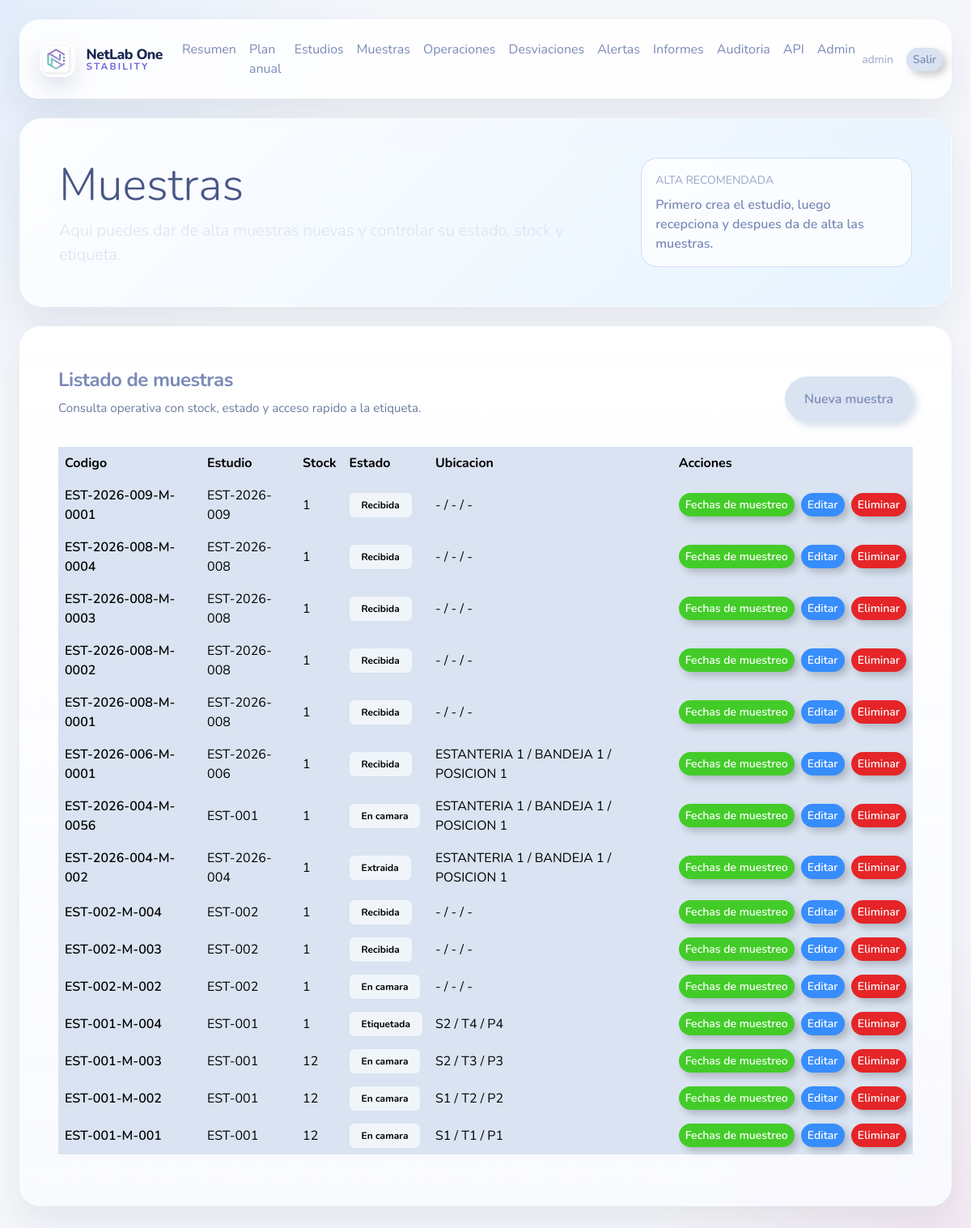
/app/samples/ (signed in), run on the app's committed database.
### users/models.py (models this page shows, shortened)
class User(AbstractUser):
    class UserType(models.TextChoices):
        INTERNAL = 'internal', 'Internal'
        CLIENT = 'client', 'Client'
    class LanguageCode(models.TextChoices):
        ESP = 'ESP', 'Espanol'
        ENG = 'ENG', 'Ingles'
        FRA = 'FRA', 'Frances'
        POR = 'POR', 'Portugues'
        ITA = 'ITA', 'Italiano'
    company_code = models.CharField(max_length=50, blank=True)
    contact_code = models.CharField(max_length=50, blank=True)
    address_code = models.CharField(max_length=50, blank=True)
    language_code = models.CharField(max_length=3, choices=LanguageCode.choices, default=LanguageCode.ESP)
    user_type = models.CharField(max_length=20, choices=UserType.choices, default=UserType.CLIENT)
    is_quality_admin = models.BooleanField(default=False)

### stability/models.py (models this page shows, shortened)
class TimeStampedModel(models.Model):
    created_at = models.DateTimeField(auto_now_add=True)
    updated_at = models.DateTimeField(auto_now=True)
    class Meta:
        abstract = True

class Sample(TimeStampedModel):
    class Status(models.TextChoices):
        RECEIVED = "received", "Recibida"
        LABELLED = "labelled", "Etiquetada"
        IN_CHAMBER = "in_chamber", "En camara"
        EXTRACTED = "extracted", "Extraida"
        ANALYSED = "analysed", "Analizada"
        DESTROYED = "destroyed", "Destruida"
        BLOCKED = "blocked", "Bloqueada"
    study = models.ForeignKey(Study, related_name="samples", on_delete=models.CASCADE)
    reception = models.ForeignKey(SampleReception, related_name="samples", on_delete=models.SET_NULL, null=True, blank=True)
    sampling_point = models.ForeignKey(SamplingPoint, related_name="samples", on_delete=models.SET_NULL, null=True, blank=True)
    chamber = models.ForeignKey(Chamber, related_name="samples", on_delete=models.SET_NULL, null=True, blank=True)
    shelf = models.CharField(max_length=50, blank=True)
    tray = models.CharField(max_length=50, blank=True)
    container = models.CharField(max_length=50, blank=True)
    physical_position = models.CharField(max_length=50, blank=True)
    label_template = models.ForeignKey(
        LabelTemplate,
        related_name="samples",
        on_delete=models.SET_NULL,
        null=True,
        blank=True,
    )
    sample_code = models.CharField(max_length=100, unique=True)
    qr_code = models.CharField(max_length=255, blank=True)
    label_printed_at = models.DateTimeField(null=True, blank=True)
    quantity = models.PositiveIntegerField(default=1)
    current_stock = models.PositiveIntegerField(default=1)
    status = models.CharField(max_length=20, choices=Status.choices, default=Status.RECEIVED)
    received_at = models.DateTimeField(null=True, blank=True)
    placed_in_chamber_at = models.DateTimeField(null=True, blank=True)
    extracted_at = models.DateTimeField(null=True, blank=True)
    class Meta:
        verbose_name = "Muestra"
        verbose_name_plural = "Muestras"

class Study(TimeStampedModel):
    class Status(models.TextChoices):
        DRAFT = "draft", "Borrador"
        ACTIVE = "active", "Activo"
        CLOSED = "closed", "Cerrado"
    code = models.CharField(max_length=50, unique=True)
    title = models.CharField(max_length=255)
    client = models.ForeignKey("Client", related_name="studies", on_delete=models.SET_NULL, null=True, blank=True)
    product = models.ForeignKey(Product, related_name="studies", on_delete=models.PROTECT, null=True, blank=True)
    batch = models.ForeignKey(ProductBatch, related_name="studies", on_delete=models.PROTECT, null=True, blank=True)
    packaging = models.ForeignKey(
        PackagingConfiguration,
        related_name="studies",
        on_delete=models.SET_NULL,
        null=True,
        blank=True,
    )
    product_name = models.CharField(max_length=255)
    batch_number = models.CharField(max_length=100)
    packaging_description = models.CharField(max_length=255, blank=True)
    company_code = models.CharField(max_length=50)
    status = models.CharField(max_length=20, choices=Status.choices, default=Status.DRAFT)
    start_date = models.DateField()
    end_date = models.DateField(null=True, blank=True)
    class Meta:
        ordering = ["-created_at"]
        verbose_name = "Estudio de Estabilidad"
        verbose_name_plural = "Estudios de Estabilidad"
    def __str__(self):
        return f"{self.code} - {self.title}"

### stability/web_views.py (the view, shortened to what this page needs)
# urls.py: path('app/samples/', samples_list, name='web-samples'),
@login_required
def samples_list(request):
    study_id = request.GET.get("study")
    auto_open_create = request.GET.get("open") == "create"
    sample_initial = {}
    study = None
    reception = None
    client_code = ""
    sample_code_preview = generate_sample_code(study) if study else ""
    samples = Sample.objects.select_related("study", "sampling_point", "chamber")
    if study_id:
        samples = samples.filter(study_id=study_id)
    samples = samples.order_by("-created_at")
    return render(
        request,
        "web/samples.html",
        {
            "samples": samples,
            "sample_form": SampleRegistrationForm(initial=sample_initial),
            "sample_edit_form": SampleRegistrationForm(),
            "preselected_study": study,
            "preselected_reception": reception,
            "sample_code_preview": sample_code_preview,
            "client_code": client_code,
            "auto_open_create_sample": auto_open_create,
        },
    )

### audit/context.py (called while the page is built)
def set_audit_request(request):
    _audit_local.request = request

def clear_audit_request():
    if hasattr(_audit_local, "request"):
        delattr(_audit_local, "request")

### stability/web_forms.py (called while the page is built)
def _apply_bootstrap(field, placeholder=None):
    widget = field.widget
    existing = widget.attrs.get("class", "")
    if isinstance(widget, forms.CheckboxInput):
        widget.attrs["class"] = f"{existing} form-check-input".strip()
        return
    css_class = "form-control"
    if isinstance(widget, forms.Select):
        css_class = "form-select"
    widget.attrs["class"] = f"{existing} {css_class} rounded-4 shadow-sm".strip()
    if placeholder:
        widget.attrs["placeholder"] = placeholder

def _next_reception_number():
    from .models import SampleReception
    year = timezone.localdate().year
    prefix = f"REC-{year}-"
    existing = SampleReception.objects.filter(
        reception_number__startswith=prefix
    ).values_list(
        "reception_number",
        flat=True,
    )
    max_seq = 0
    for value in existing:
        suffix = value.replace(prefix, "")
        if suffix.isdigit():
            max_seq = max(max_seq, int(suffix))
    return f"{prefix}{max_seq + 1:03d}"

### templates/web/samples.html (shortened to what this page needs)
{% extends "base.html" %}
{% block content %}
<div class="hero glass p-4 p-lg-5 mb-4">
    <div class="row align-items-center g-4">
        <div class="col-lg-8">
            <h1 class="display-4 mb-2">Muestras</h1>
            <p class="lead text-secondary mb-0">Aqui puedes dar de alta muestras nuevas y controlar su estado, stock y etiqueta.</p>
        </div>
        <div class="col-lg-4">
            <div class="mini-kpi">
                <div class="small text-uppercase text-muted">Alta recomendada</div>
                <div class="fw-semibold mt-2">Primero crea el estudio, luego recepciona y despues da de alta las muestras.</div>
            </div>
        </div>
    </div>
</div>
<div class="row g-4">
    <div class="col-12">
        <div class="card glass soft-card border-0 h-100">
            <div class="card-body p-4 p-lg-5">
                <div class="d-flex justify-content-between align-items-center mb-3">
                    <div>
                        <div class="app-section-title">Listado de muestras</div>
                        <div class="app-section-copy">
                            Consulta operativa con stock, estado y acceso rapido a la etiqueta.
                        </div>
                    </div>
                    <button
                        class="btn btn-primary rounded-pill"
                        type="button"
                        onclick="toggleSampleForm()">
                        Nueva muestra
                    </button>
                </div>
                <div class="table-responsive">
                    <table class="table table-hover align-middle">
                        <tr>
                            <th>Codigo</th>
                            <th>Estudio</th>
                            <th>Stock</th>
                            <th>Estado</th>
                            <th>Ubicacion</th>
                            <th>Acciones</th>
                        </tr>
                        {% for sample in samples %}
                        <tr>
                            <td class="fw-semibold">{{ sample.sample_code }}</td>
                            <td>{{ sample.study.code }}</td>
                            <td>{{ sample.current_stock }}</td>
                            <td><span class="badge text-bg-light">{{ sample.get_status_display }}</span></td>
                            <td>{{ sample.shelf|default:"-" }} / {{ sample.tray|default:"-" }} / {{ sample.physical_position|default:"-" }}</td>
                            <td class="text-nowrap">
                                <a class="btn btn-sm btn-outline-success rounded-pill me-1"
                                   href="/app/samples/{{ sample.id }}/schedules/">
                                   Fechas de muestreo
                                </a>
                                <a class="btn btn-sm btn-outline-primary rounded-pill me-1"
                                   href="#"
                                   onclick="openSampleEditModal('{{ sample.id }}', '{{ sample.sample_code|escapejs }}', '{{ sample.study.id }}', '{{ sample.study.client.code|default:''|escapejs }}', '{{ sample.reception.batch.code|default:''|escapejs }}', '{{ sample.reception.reception_number|default:''|escapejs }}', '{{ sample.reception.received_from|default:''|escapejs }}', '{{ sample.reception.received_by|default:''|escapejs }}', '{{ sample.reception.received_at|date:'Y-m-d\\TH:i'|default:'' }}', '{{ sample.reception.quantity_received|default:1 }}', '{{ sample.reception.quantity_expected|default:1 }}', '{{ sample.reception.discrepancy_notes|default:''|escapejs }}', '{{ sample.reception.quantity_assigned|default:0 }}', '{{ sample.reception.quantity_reserved|default:0 }}', '{{ sample.reception.quantity_contingency|default:0 }}', '{{ sample.reception.status|default:'received' }}', '{{ sample.reception.notes|default:''|escapejs }}'); return false;">
                                   Editar
                                </a>
                                <form method="post"
                                      action="/app/samples/{{ sample.id }}/delete/"
                                      class="d-inline sample-delete-form">
                                    <button class="btn btn-sm btn-outline-danger rounded-pill" type="submit">
                                        Eliminar
                                    </button>
                                </form>
                            </td>
                        </tr>
                        {% empty %}
                        <tr>
                            <td colspan="6" class="text-muted">
                                No hay muestras todavia.
                            </td>
                        </tr>
                        {% endfor %}
                    </table>
                </div>
            </div>
        </div>
    </div>
</div>
{% endblock %}

### templates/base.html (shortened to what this page needs)
{% load static %}
<!DOCTYPE html>
<html lang="es">
<head>
    <link rel="stylesheet" href="https://cdn.jsdelivr.net/npm/bootswatch@5.3.3/dist/morph/bootstrap.min.css">
</head>
<body>
    <div class="shell">
        {% if user.is_authenticated %}
        <nav class="navbar navbar-expand-lg glass topbar px-4 py-3 no-print">
            <div class="container-fluid px-0">
                <a class="navbar-brand brand-lockup fw-bold me-3" href="/">
                    <img class="brand-mark" src="{% static 'branding/netlabone-app-icon.png' %}" alt="NetLab One Stability">
                    <span class="brand-copy">
                        <span class="brand-name">NetLab One</span>
                        <span class="brand-subtitle">Stability</span>
                    </span>
                </a>
                <div class="collapse navbar-collapse" id="mainNav">
                    <ul class="navbar-nav me-auto mb-2 mb-lg-0">
                        <li class="nav-item"><a class="nav-link" href="/">Resumen</a></li>
                        <li class="nav-item"><a class="nav-link" href="/app/annual-plan/">Plan anual</a></li>
                        <li class="nav-item"><a class="nav-link" href="/app/studies/">Estudios</a></li>
                        <li class="nav-item"><a class="nav-link" href="/app/samples/">Muestras</a></li>
                        <li class="nav-item"><a class="nav-link" href="/app/operations/">Operaciones</a></li>
                        <li class="nav-item"><a class="nav-link" href="/app/deviations/">Desviaciones</a></li>
                        <li class="nav-item"><a class="nav-link" href="/app/alerts/">Alertas</a></li>
                        <li class="nav-item"><a class="nav-link" href="/app/reports/">Informes</a></li>
                        <li class="nav-item"><a class="nav-link" href="/app/audit/">Auditoria</a></li>
                        {% if request.user.is_superuser %}
                        <li class="nav-item"><a class="nav-link" href="/swagger/">API</a></li>
                        {% endif %}
                        {% if user.is_staff %}<li class="nav-item"><a class="nav-link" href="/admin/">Admin</a></li>{% endif %}
                    </ul>
                    <div class="d-flex align-items-center gap-3">
                        <span class="text-muted small">{{ user.username }}</span>
                        <form method="post" action="/logout/" class="m-0">
                            <button type="submit" class="btn btn-outline-secondary btn-sm rounded-pill">Salir</button>
                        </form>
                    </div>
                </div>
            </div>
        </nav>
        {% endif %}
        <main class="py-4">
            {% block content %}{% endblock %}
        </main>
    </div>
</body>
</html>

### templates/base.html (style rules this page uses)
body { background: radial-gradient(circle at top left, rgba(13,110,253,.08), transparent 25%), radial-gradient(circle at bottom right, rgba(214,51,132,.08), transparent 20%), #f5f7fb; min-height: 100vh; }
.shell { max-width: 1280px; margin: 0 auto; padding: 24px; }
.glass { background: rgba(255,255,255,.86); backdrop-filter: blur(14px); border: 1px solid rgba(255,255,255,.35); box-shadow: 0 20px 45px rgba(31,42,55,.08); }
.topbar { border-radius: 1.5rem; }
.brand-lockup { display: inline-flex; align-items: center; gap: .85rem; text-decoration: none; }
.brand-mark { width: 44px; height: 44px; object-fit: cover; border-radius: 14px; box-shadow: 0 12px 24px rgba(93, 109, 151, .18); }
.brand-copy { display: flex; flex-direction: column; line-height: 1.05; }
.brand-name { font-size: 1.1rem; font-weight: 800; color: #18264f; letter-spacing: -.03em; }
.brand-subtitle { font-size: .74rem; font-weight: 700; text-transform: uppercase; letter-spacing: .18em; color: #6f63d8; }
.hero { border-radius: 1.75rem; background: linear-gradient(135deg, rgba(255,255,255,.9), rgba(228,242,255,.9)); border: 1px solid rgba(255,255,255,.4); }
.table td, .table th { vertical-align: middle; }
.app-section-title { font-size: 1.5rem; font-weight: 700; letter-spacing: -.02em; margin-bottom: .35rem; }
.app-section-copy { color: #6c7aa0; font-size: .95rem; margin-bottom: 1.25rem; }
.soft-card { border-radius: 1.6rem; background: linear-gradient(180deg, rgba(255,255,255,.96), rgba(248,250,255,.92)); }
.mini-kpi { border-radius: 1.25rem; background: rgba(255,255,255,.72); border: 1px solid rgba(207,220,244,.9); padding: 1rem 1.1rem; }

### data on the page
User: username "admin"
Sample: sample_code "EST-2026-009-M-0001", study.code "EST-2026-009", current_stock "1", status "Recibida", shelf "-", tray "-", physical_position "-"
Sample: sample_code "EST-2026-008-M-0004", study.code "EST-2026-008", current_stock "1", status "Recibida", shelf "-", tray "-", physical_position "-"
Sample: sample_code "EST-2026-008-M-0003", study.code "EST-2026-008", current_stock "1", status "Recibida", shelf "-", tray "-", physical_position "-"
Sample: sample_code "EST-2026-008-M-0002", study.code "EST-2026-008", current_stock "1", status "Recibida", shelf "-", tray "-", physical_position "-"
Sample: sample_code "EST-2026-008-M-0001", study.code "EST-2026-008", current_stock "1", status "Recibida", shelf "-", tray "-", physical_position "-"
Sample: sample_code "EST-2026-006-M-0001", study.code "EST-2026-006", current_stock "1", status "Recibida", shelf "ESTANTERIA 1", tray "BANDEJA 1", physical_position "POSICION 1"
Sample: sample_code "EST-2026-004-M-0056", study.code "EST-001", current_stock "1", status "En camara", shelf "ESTANTERIA 1", tray "BANDEJA 1", physical_position "POSICION 1"
Sample: sample_code "EST-2026-004-M-002", study.code "EST-2026-004", current_stock "1", status "Extraida", shelf "ESTANTERIA 1", tray "BANDEJA 1", physical_position "POSICION 1"
Sample: sample_code "EST-002-M-004", study.code "EST-002", current_stock "1", status "Recibida", shelf "-", tray "-", physical_position "-"
Sample: sample_code "EST-002-M-003", study.code "EST-002", current_stock "1", status "Recibida", shelf "-", tray "-", physical_position "-"
Sample: sample_code "EST-002-M-002", study.code "EST-002", current_stock "1", status "En camara", shelf "-", tray "-", physical_position "-"
Sample: sample_code "EST-001-M-004", study.code "EST-001", current_stock "1", status "Etiquetada", shelf "S2", tray "T4", physical_position "P4"
Sample: sample_code "EST-001-M-003", study.code "EST-001", current_stock "12", status "En camara", shelf "S2", tray "T3", physical_position "P3"
Sample: sample_code "EST-001-M-002", study.code "EST-001", current_stock "12", status "En camara", shelf "S1", tray "T2", physical_position "P2"
Sample: sample_code "EST-001-M-001", study.code "EST-001", current_stock "12", status "En camara", shelf "S1", tray "T1", physical_position "P1"
